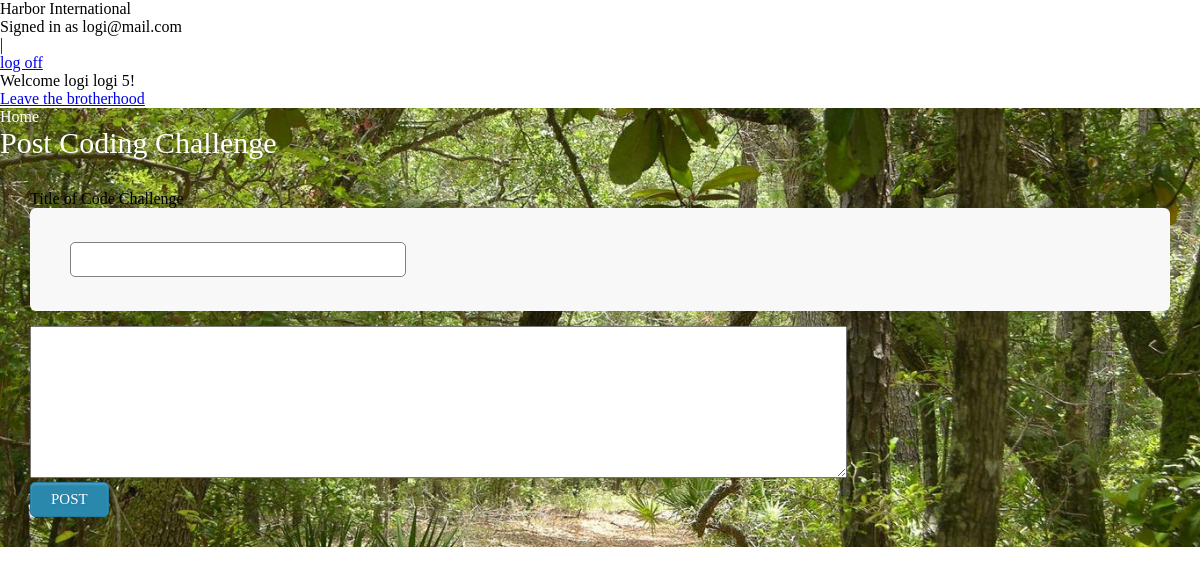
The app's page /success (signed in) with its own data.
### login_app/models.py (models this page shows, shortened)
class User(models.Model):
    first_name = models.CharField(max_length=40)
    last_name = models.CharField(max_length=40)
    email = models.EmailField(max_length=100, unique = True)
    password = models.CharField(max_length=100)
    created_at = models.DateTimeField(auto_now_add = True)
    updated_at = models.DateTimeField(auto_now = True)
    objects = UserManager()

### j_schatz_app/views.py (the view)
# urls.py: path('success', views.success_page),
def success_page(request):
    if 'user_id' in request.session:
        context = {
            "user": User.objects.get(id = request.session['user_id'])
        }
        return render(request, "success.html", context)
    else:
        return redirect('/user/registration') #login page

### j_schatz_app/templates/success.html (shortened to what this page needs)
<!DOCTYPE html>
<html lang="en">
<head>
    {% load static %}
    <link
      rel="stylesheet"
      type="text/css"
      href="{% static '../static/main.css' %}"
    />
</head>
  <body>
    <div class="container">
      <div class="header-courses">
        <div id="left-header">Harbor International</div>
        <div id="right-header">
          <p class="user">Signed in as {{user.email}}</p>
          <p class="user">|</p>
          <a id="log-out" href="/user/logout">log off</a>
        </div>
      </div>
      <section class="course-description-container">
        <div class="course-description">
          <p>
            Welcome {{user.first_name}} {{user.last_name}} {{user.id}}!
          </p>
          <a href="/users/logout">Leave the brotherhood</a>
        </div>
      </section>
      <div class = "login-container">
        <div> <a class = "home-button" href = "/">Home</a> </div>
        <h1 class = "form-title">Post Coding Challenge</h1>
        <form action= '/post_challenge' method="POST">
            <div>Title of Code Challenge</div>
            <div class= "registration-item-form">
                <input type='text' name= 'title'>
            </div>
              <textarea rows="10" cols="100" name="challenge_question" placeholder="Please enter challenge question">
              </textarea>
            <div class= "registration-item-form-button">
                <button>POST</button>
            </div>
        </form>
    </div>
    </div>
  </body>
</html>

### login_app/static/main.css (style rules this page uses)
* { margin: 0; padding:0; }
h1.form-title { color: #fff; text-shadow: 1px 1px 3px rgba(0, 0, 0, 0.12); font: normal 30px 'Bitter', serif; }
.home-button { color: #fff; text-decoration: none; }
a.home-button:link { color: #fff; text-decoration: none; }
form { padding:30px; }
div.registration-item-form { padding: 30px; background: #F8F8F8; border-radius: 6px; margin-bottom: 15px; }
div.registration-item-form input { border:1px solid #808080; padding: 8px 130px 8px 20px; margin:4px 10px 4px 10px; border-radius: 5px; color: #808080; text-shadow: 1px 1px 3px rgba(0, 0, 0, 0.12); -moz-box-shadow: inset 0px 2px 2px 0px rgba(255, 255, 255, 0.17); -webkit-box-shadow: inset 0px 2px 2px 0px rgba(255, 255, 255, 0.17); box-shadow: inset 0px 2px 2px 0px rgba(255, 255, 255, 0.17); font: normal 15px 'Bitter', serif; font-size: 1.5en; }
div.registration-item-form-button button { background: #2A88AD; padding: 8px 20px 8px 20px; border-radius: 5px; -webkit-border-radius: 5px; -moz-border-radius: 5px; color: #fff; text-shadow: 1px 1px 3px rgba(0, 0, 0, 0.12); font: normal 30px 'Bitter', serif; -moz-box-shadow: inset 0px 2px 2px 0px rgba(255, 255, 255, 0.17); -webkit-box-shadow: inset 0px 2px 2px 0px rgba(255, 255, 255, 0.17); box-shadow: inset 0px 2px 2px 0px rgba(255, 255, 255, 0.17); border: 1px solid #257C9E; font-size: 15px; }
div.login-container { margin: 0; background: url(/static/images/sunlit_path_in_forest.jpg) no-repeat center center fixed; background-size: cover; }

### records on screen
User: email "logi@mail.com", first_name "logi", last_name "logi", id "5"
